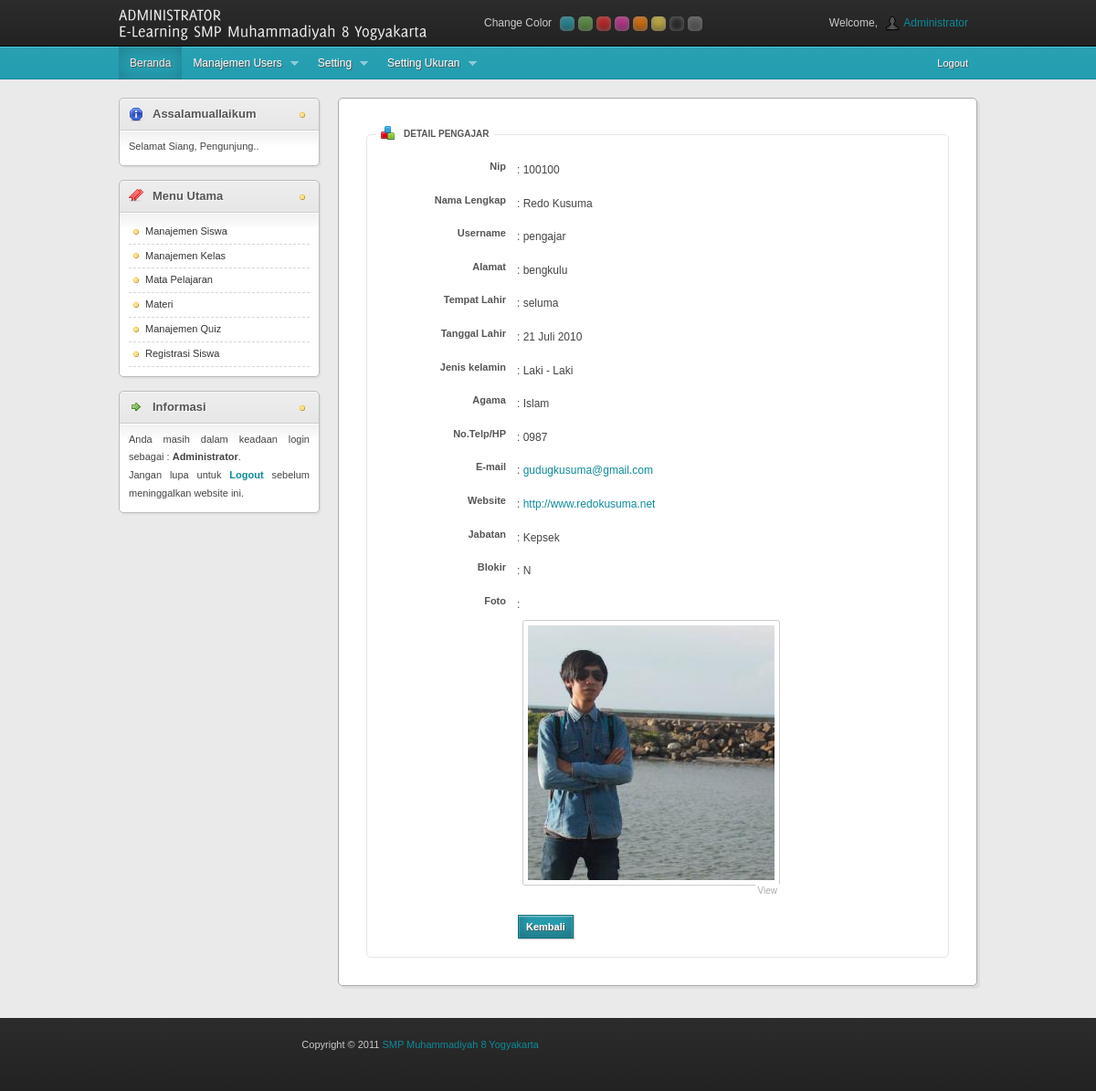
The app's page /administrator/media_admin.php?module=detailpengajar&act=detailpengajar&id=7 (signed in) with its own data.
### tables this page shows
CREATE TABLE `pengajar` (
  `id_pengajar` int(9) NOT NULL AUTO_INCREMENT,
  `nip` char(12) NOT NULL,
  `nama_lengkap` varchar(100) NOT NULL,
  `username_login` varchar(100) NOT NULL,
  `password_login` varchar(100) NOT NULL,
  `level` varchar(50) NOT NULL DEFAULT 'pengajar',
  `alamat` text NOT NULL,
  `tempat_lahir` varchar(100) NOT NULL,
  `tgl_lahir` date NOT NULL,
  `jenis_kelamin` enum('L','P') NOT NULL,
  `agama` varchar(20) NOT NULL,
  `no_telp` varchar(20) NOT NULL,
  `email` varchar(50) DEFAULT NULL,
  `foto` varchar(100) NOT NULL,
  `website` varchar(100) DEFAULT NULL,
  `jabatan` varchar(200) NOT NULL,
  `blokir` enum('Y','N') NOT NULL DEFAULT 'N',
  `id_session` varchar(100) NOT NULL,
  PRIMARY KEY (`id_pengajar`)
);

CREATE TABLE `modul` (
  `id_modul` int(5) NOT NULL AUTO_INCREMENT,
  `nama_modul` varchar(50) NOT NULL,
  `link` varchar(100) NOT NULL,
  `static_content` text NOT NULL,
  `gambar` varchar(100) NOT NULL,
  `publish` enum('Y','N') NOT NULL DEFAULT 'Y',
  `status` enum('pengajar','admin') NOT NULL,
  `aktif` enum('Y','N') NOT NULL DEFAULT 'Y',
  `urutan` int(5) NOT NULL,
  `link_seo` varchar(50) NOT NULL,
  PRIMARY KEY (`id_modul`)
);

### configurasi/fungsi_indotgl.php (called while the page is built, shortened)
<?php
	function tgl_indo($tgl){
			$tanggal = substr($tgl,8,2);
			$bulan = getBulan(substr($tgl,5,2));
			$tahun = substr($tgl,0,4);
			return $tanggal.' '.$bulan.' '.$tahun;
	}
	function getBulan($bln){
				switch ($bln){
					case 7:
						return "Juli";
						break;
				}
			}
?>

### administrator/modul/mod_admin/admin.php (the view, shortened to what this page needs)
<?php
 if (empty($_SESSION['username']) AND empty($_SESSION['passuser'])){
  echo "<link href=../css/style.css rel=stylesheet type=text/css>";
  echo "<div class='error msg'>Untuk mengakses Modul anda harus login.</div>";
}
else{
switch($_GET[act]){
case "detailpengajar":
    $detail=mysql_query("SELECT * FROM pengajar WHERE id_pengajar='$_GET[id]'");
    $r=mysql_fetch_array($detail);
    $tgl_lahir   = tgl_indo($r[tgl_lahir]);
    if ($_SESSION[leveluser]=='admin'){
    echo "<form><fieldset>
          <legend>Detail Pengajar</legend>
          <dl class='inline'>
          <dt><label>Nip</label></dt>   <dd> : $r[nip]</dd>
          <dt><label>Nama Lengkap</label></dt> <dd> : $r[nama_lengkap]</dd>
          <dt><label>Username</label></dt>     <dd> : $r[username_login]</dd>
          <dt><label>Alamat</label></dt>       <dd> : $r[alamat]</dd>
          <dt><label>Tempat Lahir</label></dt> <dd> : $r[tempat_lahir]</dd>
          <dt><label>Tanggal Lahir</label></dt><dd> : $tgl_lahir</dd>";
          if ($r[jenis_kelamin]=='P'){
           echo "<dt><label>Jenis Kelamin</label></dt>     <dd>  : Perempuan</dd>";
            }
            else{
           echo "<dt><label>Jenis kelamin</label></dt>     <dd> :  Laki - Laki </dd>";
            }echo"
          <dt><label>Agama</label></dt>       <dd> : $r[agama]</dd>
          <dt><label>No.Telp/HP</label></dt>   <dd> : $r[no_telp]</dd>
          <dt><label>E-mail</label></dt>       <dd> : <a href=mailto:$r[email]>$r[email]</a></dd>
          <dt><label>Website</label></dt>      <dd> : <a href=http://$r[website] target=_blank>$r[website]</a></dd>
          <dt><label>Jabatan</label></dt>     <dd> : $r[jabatan]</dd>";
          if ($r[blokir]=='N'){
           echo "<dt><label>Blokir</label></dt>     <dd> :  N </dd>";
            }
            else{
           echo "<dt><label>Blokir</label></dt>     <dd> :  Y </dd>";
            }
          echo "<dt><label>Foto</label></dt>  <dd> :
          <ul class='photos sortable'>
                    <li>";if ($r[foto]!=''){
              echo "<img src='../foto_pengajar/medium_$r[foto]'>
              <div class='links'>
                    <a href='../foto_pengajar/medium_$r[foto]' rel='facebox'>View</a>
              <div>
              </li>
              </ul></dd>";
          }
          echo "</dl>
          <div class='buttons'>
          <input class='button blue' type=button value=Kembali onclick=self.history.back()>
          </div>
          </fieldset></form>";
    }
    break;
}
}
?>

### administrator/menu.php (shortened to what this page needs)
<?php
if ($_SESSION['leveluser']=='admin'){
  $sql=mysql_query("select * from modul where aktif='Y' order by urutan");
  while ($m=mysql_fetch_array($sql)){
    echo "<li class='garisbawah'><a href='$m[link]'>$m[nama_modul]</a></li>";
  }
}
elseif ($_SESSION['leveluser']=='pengajar'){
  $sql=mysql_query("select * from modul where status='pengajar' and aktif='Y' order by urutan");
  while ($m=mysql_fetch_array($sql)){
    echo "<li class='garisbawah'><a href='$m[link]'>$m[nama_modul]</a></li>";
  }
}
?>

### administrator/css/style.css (style rules this page uses)
html,body { height:100% }
body { color:#444;background:#eaeaea;font:12px/1.8 Arial,sans-serif }
input,button,select,textarea { font:12px/15px Arial,sans-serif }
a { color:#0d8b9b;text-decoration:none }
article .links { text-align:right;margin-top:10px }
.box ul li { padding:0;border-bottom:1px dashed #D6D8D9 }
.box ul li a { padding:3px 5px 3px 18px;color:#333;display:block;background:url(../images/icons/bullet_yellow.png) 0 center no-repeat }
ul.sortable li img { cursor:move }
ul.photos { border:none }
ul.photos li { margin:6px;padding:0;border:none;background-color:#fff;display:-moz-inline-stack;display:inline-block;vertical-align:top;zoom:1;*display:inline;_height:150px }
ul.photos li img { padding:5px;border:1px solid #ccc;-webkit-border-radius:3px;-moz-border-radius:3px;border-radius:3px;-moz-box-shadow:2px 2px 0 #eee }
ul.photos div.links { margin:0 }
ul.photos div.links a { color:#aaa;background:#fff;font:10px Tahoma,sans-serif;padding:2px 3px;margin:0 0 0 3px;border:none }
form fieldset { margin:10px;padding:10px;border:1px solid #e5e5e5 }
form legend { font:10px Tahoma,sans-serif;text-transform:uppercase;color:#555;text-shadow:1px 1px 1px #fff;font-weight:bold;padding:0 5px 0 30px;background:url(../images/icons/block.png) 5px 0 no-repeat;line-height:18px;margin:10px 0 }
form dt { margin-bottom:2px }
form dd { margin-bottom:15px }
form dt label { cursor:pointer;font:11px Tahoma,sans-serif;font-weight:bold;color:#555 }
form dl.inline dt { clear:both;width:25%;float:left;text-align:right }
form dl.inline dt label { margin-right:12px }
form dl.inline dd { float:left;width:75%;margin:0 0 15px }
form div.buttons { margin:20px 0 10px 25% }
.button { font:11px Tahoma,sans-serif;font-weight:bold;color:#fff;display:inline-block;zoom:1;*display:inline;vertical-align:baseline;margin:0 3px 0 1px;outline:none;cursor:pointer;text-align:center;padding:6px 8px;text-shadow:1px 1px 1px #555;width:auto;overflow:visible;line-height:110% }
.button.blue { border:1px solid #0d717e;background:#28a0b2 }
.button { -webkit-box-shadow:inset 0 1px 2px rgba(255,255,255,.6),inset 0 -5px 15px rgba(0,0,0,.3),1px 1px 1px #ccc;-moz-box-shadow:inset 0 1px 2px rgba(255,255,255,.6),inset 0 -5px 15px rgba(0,0,0,.3),1px 1px 1px #ccc;box-shadow:inset 0 1px 2px rgba(255,255,255,.6),inset 0 -5px 15px rgba(0,0,0,.3),1px 1px 1px #ccc }
article .links a { -webkit-border-radius:3px;-moz-border-radius:3px;border-radius:3px }
form fieldset { -webkit-border-radius:5px;-moz-border-radius:5px;border-radius:5px }

### administrator/css/skins/blue.css (style rules this page uses)
.button { border: 1px solid #0d717e; background: #28a0b2; }

### administrator/css/skins/orange.css (style rules this page uses)
a { color: #f47a20; }
.button { border: 1px solid #c16729; background: #ff9435; }

### administrator/css/skins/red.css (style rules this page uses)
a { color: #dd0000; }
.button { border: 1px solid #9c0606; background: #e85353; }

### administrator/css/skins/green.css (style rules this page uses)
a { color: #67A54B; }
.button { border: 1px solid #3b6e22; background: #75ae5c; }

### administrator/css/skins/purple.css (style rules this page uses)
a { color: #db36a4; }
.button { border: 1px solid #981271; background: #cb60b3; }

### administrator/css/skins/yellow.css (style rules this page uses)
a { color: #a5984d; }
.button { border: 1px solid #af9827; background: #f2de6f; }

### administrator/css/skins/black.css (style rules this page uses)
a { color: #666; }
.button { border: 1px solid #000; background: #444; }

### administrator/css/skins/gray.css (style rules this page uses)
a { color: #666; }
.button { border: 1px solid #444; background: #888; }

### records on screen
pengajar: nip "100100", nama_lengkap "Redo Kusuma", username_login "pengajar", alamat "bengkulu", tempat_lahir "seluma", tgl_lahir "21 Juli 2010", agama "Islam", no_telp "0987", email "gudugkusuma@gmail.com", website "http://www.redokusuma.net", jabatan "Kepsek", foto (picture)
modul: nama_modul "Manajemen Siswa"
modul: nama_modul "Manajemen Kelas"
modul: nama_modul "Mata Pelajaran"
modul: nama_modul "Materi"
modul: nama_modul "Manajemen Quiz"
modul: nama_modul "Registrasi Siswa"
